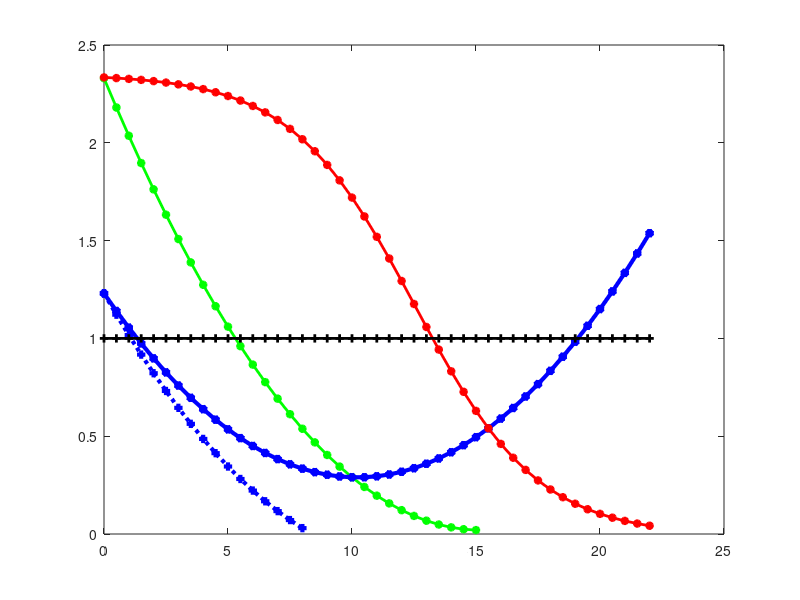

Recreate this plot in MATLAB.
clear;
clc;

f = [];
y= 0:0.5:15;
for d= 0:0.5:15
    x = 0.01*d^2-0.304*d + 2.33;
    f = [f,x];
end
plot(y,f,'g*-','LineWidth',2);

hold on

f = [];
y= 0:0.5:22;
for d= 0:0.5:22
    x = 0.009*d^2-0.184*d + 1.23;
    f = [f,x];
end
plot(y,f,'b*-','LineWidth',3);


f = [];
y= 0:0.5:8;
for d= 0:0.5:8
    x = 0.009*d^2-0.222*d + 1.23;
    f = [f,x];
end
plot(y,f,'b+:','LineWidth',3);

f = [];
y= 0:0.5:22;
for d= 0:0.5:22
    x = -2.36/(1+2.34*exp(-0.4*(d-10.4)))+2.35;
    f = [f,x];
end
plot(y,f,'r*-','LineWidth',2);

f = [];
y= 0:0.5:22;
for d= 0:0.5:22
    x = 1;
    f = [f,x];
end
plot(y,f,'k+-','LineWidth',2);






